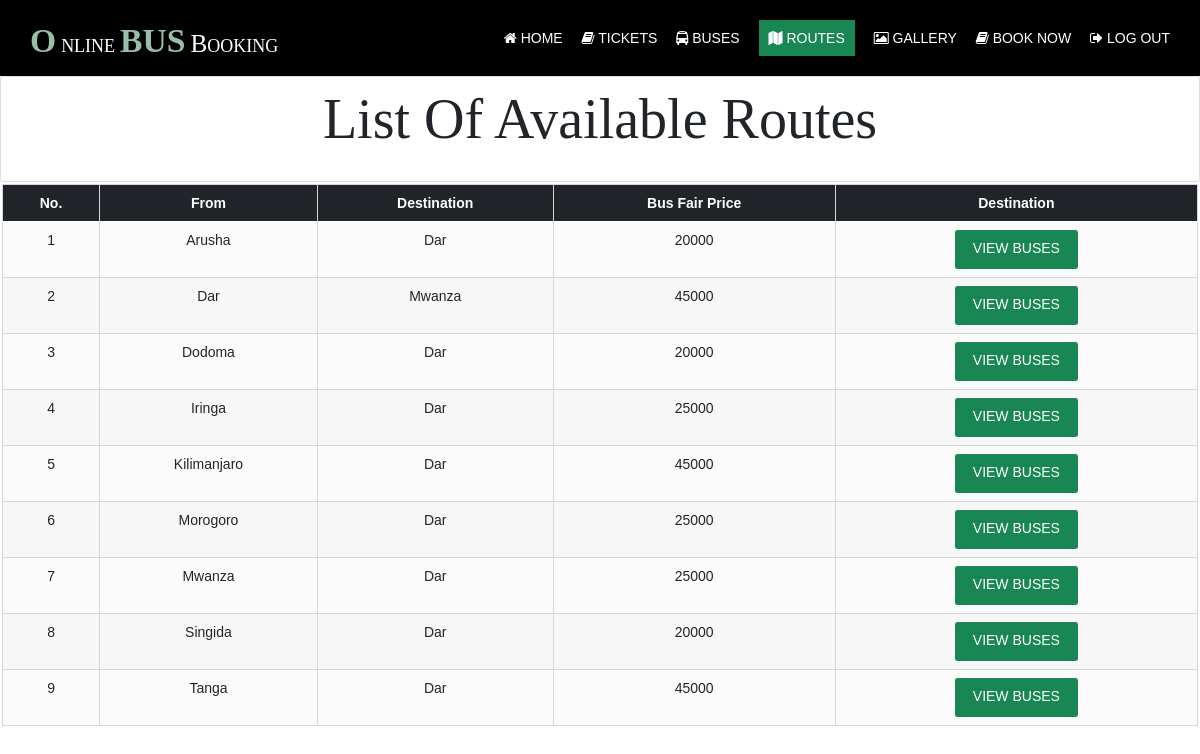
The page /admin/routes.php (signed in) on the database its author committed.
### tables this page shows
CREATE TABLE `buses` (
  `busId` bigint(13) NOT NULL,
  `name` varchar(255) NOT NULL,
  `startFrom` varchar(255) NOT NULL,
  `destination` varchar(255) NOT NULL,
  `busType` varchar(30) NOT NULL,
  `noSeats` int(11) NOT NULL,
  `plateNo` varchar(13) NOT NULL,
  `busPhone` int(11) NOT NULL,
  `farePrice` int(11) NOT NULL,
  `busPhoto` varchar(255) NOT NULL,
  `status` tinyint(1) NOT NULL DEFAULT 1
);

### admin/routes.php (the view, shortened to what this page needs)
<?php
require('../includes/db.php');
?>
<!DOCTYPE html>
<html lang="en">
<head>
    <link rel="stylesheet" href="../assets/css/bootstrap.css" media="all">
    <link rel="stylesheet" href="../assets/css/layout.css" type="text/css">
</head>
<body>
    <div class="wrapper row1">
        <header id="header" class="hoc clear">
            <div id="logo" class="fl_left">
                <h1 class="logoname"><a href="./">Online<span>bus</span>Booking</a></h1>
            </div>
            <nav id="mainav" class="fl_right">
                <ul class="clear">
                    <li><a href="../index.php"><i class="fa fa-home" aria-hidden="true"></i> Home</a></li>
                    <li><a href="./"><i class="fa fa-book" aria-hidden="true"></i> Tickets</a></li>
                    <li><a href="buses.php"><i class="fa fa-bus" aria-hidden="true"></i> Buses</a></li>
                    <li class="active"><a href="routes.php"><i class="fa fa-map" aria-hidden="true"></i> Routes</a></li>
                    <li><a href="../gallery.php"><i class="fa fa-photo" aria-hidden="true"></i> Gallery</a></li>
                    <li><a href="../book.php"><i class="fa fa-book" aria-hidden="true"></i> Book Now</a></li>
                    <li><a href="../login.php"><i class="fa fa-sign-out" aria-hidden="true"></i> Log Out</a></li>
                </ul>
            </nav>
        </header>
    </div>
    <div class="row">
        <div class="container-fluid">
            <div class="card">
                <div class="row hoc">
                    <h1 class="heading" style="font-size: 4em; padding:10px">List of Available Routes</h1>
                </div>
            </div>
            <div class="row d-flex" style="padding: 0 10 10 10; margin:2px">
                <table class="table table-hover table-responsive">
                    <thead>
                        <tr class="bg-dark">
                            <th scope="col">
                                <center>No.</center>
                            </th>
                            <th scope="col">
                                <center>From</center>
                            </th>
                            <th scope="col">
                                <center>Destination</center>
                            </th>
                            <th scope="col">
                                <center>Bus Fair Price</center>
                            </th>
                            <th scope="col">
                                <center>Destination</center>
                            </th>
                        </tr>
                    </thead>
                    <tbody>
                        <?php
                        $list = $db->prepare('SELECT * FROM `buses` GROUP BY `startFrom`');
                        $list->execute();
                        $count = 0;
                        while ($route = $list->fetch(PDO::FETCH_ASSOC)) {
                            $count++;
                            echo '<tr>';
                        ?>
                            <td>
                                <center><?php echo $count ?></center>
                            </td>
                            <td>
                                <center><?php echo  $route['startFrom']; ?></center>
                            </td>
                            <td>
                                <center><?php echo  $route['destination']; ?></center>
                            </td>
                            <td>
                                <center><?php echo  $route['farePrice']; ?></center>
                            </td>
                            <td>
                                <center>
                                    <a class="btn btn-success" href="buses.php">View Buses</a>
                                </center>
                            </td>
                        <?php
                            echo '</tr>';
                        }
                        ?>
                    </tbody>
                </table>
            </div>
        </div>
    </div>
</body>
</html>

### assets/css/layout.css (style rules this page uses)
#header #logo { margin: 22px 0 0 0; }
*, *::before, *::after { transition: all .3s ease-in-out; }
nav ul, nav ol { margin: 0; padding: 0; list-style: none; }
#mainav, #breadcrumb, .sidebar nav { line-height: normal; }
#mainav ul { text-transform: uppercase; }
#mainav li { display: inline-block; position: relative; margin: 0 15px 0 0; padding: 0; }
#mainav li:last-child { margin-right: 0; }
#mainav li a { display: block; padding: 30px 0; }
table, th, td { border: 1px solid; border-collapse: collapse; vertical-align: top; }
table, th { table-layout: auto; }
table { width: 100%; margin-bottom: 15px; }
th, td { padding: 5px 8px; }
td { border-width: 0 1px; }
body { background-color: #ededed; }
a { color: #97A9BD; }
.logoname a { color: #FFFFFF; }
.logoname::first-letter, .logoname span { color: #97BDAB; }
.row1 { color: #FFFFFF; background-color: #000000; }
#header #logo a { color: inherit; }
#mainav li a { color: inherit; }
#mainav .active a, #mainav a:hover, #mainav li:hover>a { color: #FFFFFF; background-color: #198754; padding: 10px; }
table, th, td, #comments .avatar, #comments input, #comments textarea { border-color: #D7D7D7; }
th { color: #FFFFFF; background-color: #373737; }
tr, #comments li, #comments input[type="submit"], #comments input[type="reset"] { color: inherit; background-color: #FBFBFB; }
tr:nth-child(even), #comments li:nth-child(even) { color: inherit; background-color: #F7F7F7; }
table a, #comments a { background-color: inherit; }
@media screen and (min-width:1140px) { .hoc { max-width: 1140px; } }

### assets/css/framework.css (style rules this page uses)
html { overflow-y: scroll; overflow-x: hidden; }
html, body { margin: 0; padding: 0; font-size: 14px; line-height: 1.6em; }
*, *::before, *::after { box-sizing: border-box; }
.logoname { margin: 0; padding: 0; font-size: 1.8rem; font-variant: small-caps; }
.logoname::first-letter, .logoname span { margin: 0 5px; font-size: 2.4rem; font-weight: 700; text-transform: uppercase; }
.logoname::first-letter { margin-left: 0; }
.btn { display: inline-block; padding: 8px 18px 10px; text-transform: uppercase; border: 1px solid; }
.clear, .group { display: block; }
.clear::before, .clear::after, .group::before, .group::after { display: table; content: ""; }
.clear, .clear::after, .group, .group::after { clear: both; }
a { outline: none; text-decoration: none; }
.fl_left, .imgl { float: left; }
.fl_right, .imgr { float: right; }
body, input, textarea, select { font-family: Verdana, Geneva, sans-serif; }
h1, h2, h3, h4, h5, h6, .heading { font-family: Georgia, "Times New Roman", Times, serif; }
::placeholder { opacity: 1; }
h1, h2, h3, h4, h5, h6, .heading { margin: 0 0 20px 0; font-size: 1.4rem; line-height: normal; font-weight: normal; text-transform: capitalize; }
.wrapper { display: block; position: relative; width: 100%; margin: 0; padding: 0; text-align: left; word-wrap: break-word; }
.hoc { display: block; margin: 0 auto; }
address, article, aside, figcaption, figure, footer, header, main, nav, section { display: block; margin: 0; padding: 0; }

### admin/routes.php (style rules this page uses)
body { background-color: #FFF !important; }

### rows shown on the page
buses: startFrom "Arusha", destination "Dar", farePrice "20000"
buses: startFrom "Dar", destination "Mwanza", farePrice "45000"
buses: startFrom "Dodoma", destination "Dar", farePrice "20000"
buses: startFrom "Iringa", destination "Dar", farePrice "25000"
buses: startFrom "Kilimanjaro", destination "Dar", farePrice "45000"
buses: startFrom "Morogoro", destination "Dar", farePrice "25000"
buses: startFrom "Mwanza", destination "Dar", farePrice "25000"
buses: startFrom "Singida", destination "Dar", farePrice "20000"
buses: startFrom "Tanga", destination "Dar", farePrice "45000"
